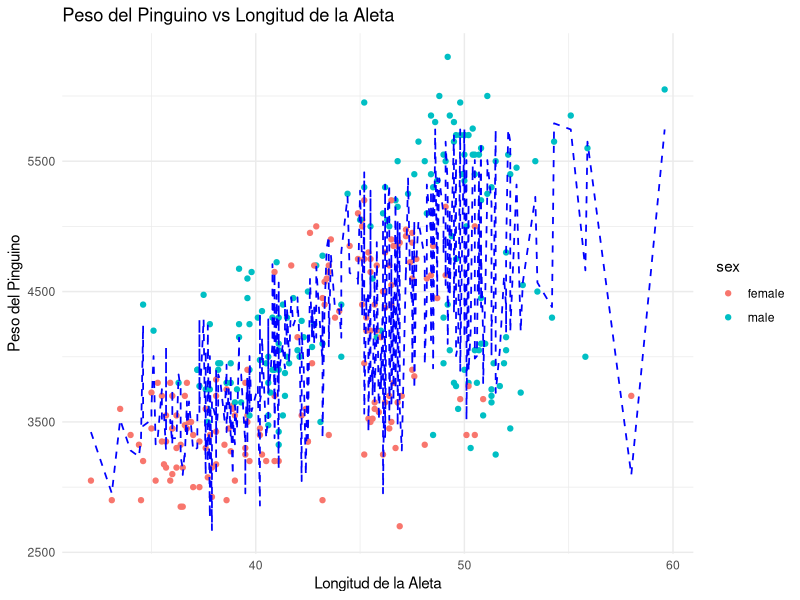
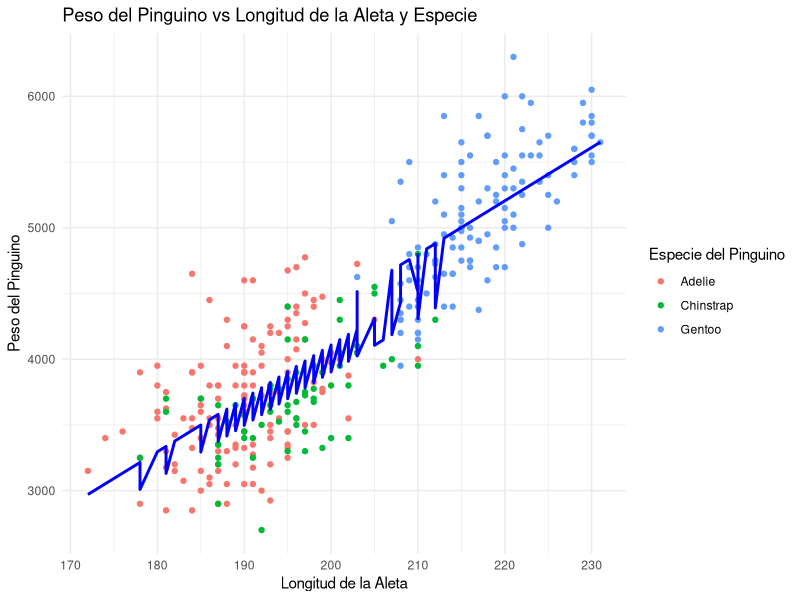
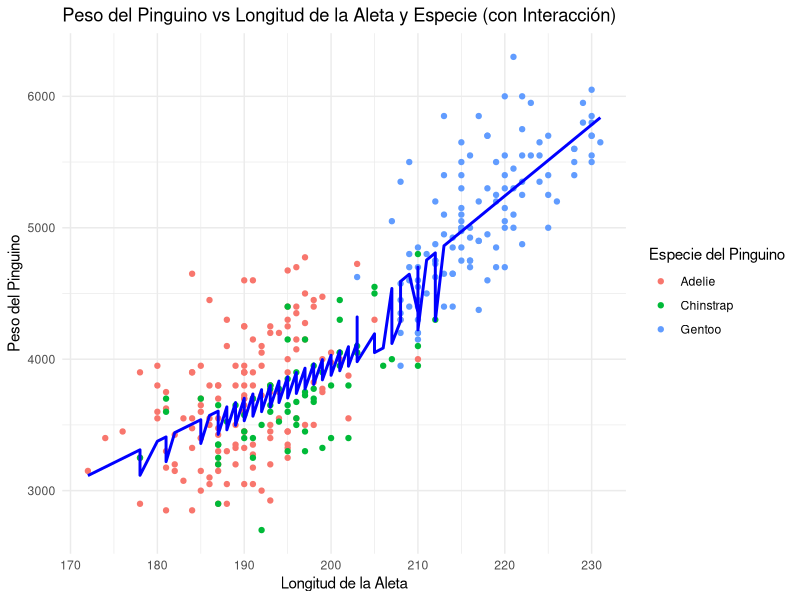

R code for these plots, in order:
require(palmerpenguins)
penguins <- na.omit(penguins)

#1
#a
"peso_est = A + B*flipper_length_mm + C*sex. Donde penguins$sex es de tipo factor"

#b
modelo_1 <- lm(body_mass_g ~ flipper_length_mm + sex, data = penguins)
coeficientes_1 <- coef(modelo_1)
print(coeficientes_1)

predicciones_1 <- predict(modelo_1, newdata = penguins)
error_1 <- sqrt(mean((penguins$body_mass_g - predicciones_1)^2))

#c
require(ggplot2)
ggplot(penguins, aes(x = bill_length_mm, y = body_mass_g, color = sex)) +
  geom_point(size = 1.5) +
  geom_line(aes(y = predicciones_1), color = "blue", size = 0.6, linetype = "dashed") +
  labs(x = "Longitud de la Aleta", y = "Peso del Pinguino") +
  ggtitle("Peso del Pinguino vs Longitud de la Aleta") +
  theme_minimal()

#d
"Como el coeficiente generado para el sexo, esta hecho en base a que (male,female)=(1,0) y
es positivo, cuando el pinguino es macho suma aquel coeficiente y cuando es hembra suma 0.
Diciendo que aquel coeficiente es la diferencia entre el peso de un macho y una hembra, que
es de 348g"

#2
#a
"peso_est = A + B*largo_aleta + C*especie 
Obs, Al incluir species como una variable en el modelo lineal, R automáticamente realiza 
una codificación dummy (también conocida como one-hot encoding) para esta variable. 
En este proceso, las diferentes categorías de la variable species se convierten en 
variables dummy binarias. Si hay k especies diferentes, habrá k−1 variables dummy.

Por ejemplo, si hay tres especies de pingüinos (A, B y C), habrá dos variables dummy: 
speciesB y speciesC. Estas variables tomarán valores de 1 o 0, indicando si un pingüino 
pertenece a la especie B o C, respectivamente. Si ambas variables dummy son 0, se deduce que 
el pingüino es de la especie A, ya que en un modelo con k categorías, solo se necesitan 
k−1 variables dummy para representar todas las categorías.

Entonces tenemos 2 variables dummy binarias, resultando nuestra ecuacion en:

peso_est = B0 + B1*long_aleta + B2*especie_chinstrap + B3*especie_gentoo"

#b
"La diferencia entre este modelo y el del ej 1, es que tomamos la especie como variable
predictora en lugar del sexo, la cual varia en 3 tipos en vez de 2 con el sexo."

#c
modelo_2 <- lm(body_mass_g ~ flipper_length_mm + species, data = penguins)
coeficientes_2 <- coef(modelo_2)
print(coeficientes_2)

predicciones_2 <- predict(modelo_2, newdata = penguins)
error_2 <- sqrt(mean((penguins$body_mass_g - predicciones_2)^2))

#d
ggplot(penguins, aes(x = flipper_length_mm, y = body_mass_g, color = species)) +
  geom_point() +
  geom_line(aes(y = predicciones_2), color = "blue", size = 1) +
  labs(x = "Longitud de la Aleta", y = "Peso del Pinguino", color = "Especie del Pinguino") +
  ggtitle("Peso del Pinguino vs Longitud de la Aleta y Especie") +
  theme_minimal()

#3
#a
"Podriamos iniciar pensando una ecuacion del siguiente estilo:

peso_est = A + B*long_aleta + C*especie + D*long_aleta*especie

Sin embargo como hablamos antes, R realiza una codificacion dummy. Entonces tenemos
k-1=3-1=2 variables dummy, en este caso Chinstrap y Gentoo.
Por lo tanto nuestra ecuacion seria con 6 variables:

peso_est = B0 + B1*long_aleta + B2*especie_chinstrap + B3*especie_gentoo 
          + B4*(long_aleta*especie_chinstrap) + B5*(long_aleta*especie_gentoo)

Al ser variables dummy binarias, cuando trabajemos con un pinguino chinstrap, tendremos:
especie_chinstrap = 1, especie_gentoo = 0
Para geento al revez y para Adelie ambas seran 0 cancelando los terminos correspondientes.
"

#b
"En este modelo seguimos prediciendo el peso en funcion de la longitud de la aleta y
la especie, pero tenemos una tercera variable predictora, la interaccion entre las mismas"

#c
modelo_3 <- lm(body_mass_g ~ flipper_length_mm * species, data = penguins)
coeficientes_3 <- coef(modelo_3)
print(coeficientes_3)

predicciones_3 <- predict(modelo_3, newdata = penguins)
error_3 <- sqrt(mean((penguins$body_mass_g - predicciones_3)^2))

#d
ggplot(penguins, aes(x = flipper_length_mm, y = body_mass_g, color = species)) +
  geom_point() +
  geom_line(aes(y = predicciones_3), color = "blue", size = 1) +
  labs(x = "Longitud de la Aleta", y = "Peso del Pinguino", color = "Especie del Pinguino") +
  ggtitle("Peso del Pinguino vs Longitud de la Aleta y Especie (con Interacción)") +
  theme_minimal()

#e
"Tenemos,

peso_est_adelie = B0 + B1*long_aleta + B2*especie_chinstrap + B3*especie_gentoo 
                  + B4*(long_aleta*especie_chinstrap) + B5*(long_aleta*especie_gentoo)
peso_est_adelie = B0 + B1*long_aleta + B2*0 + B3*0 + B4*(long_aleta*0) + B5*(long_aleta*0)
peso_est_adelie = B0 + B1*long_aleta

puesto que los pinguinos Adelie tenemos nuestros dummy = 0. Luego,

peso_est_gentoo = B0 + B1*long_aleta + B2*0 + B3*1 + B4*(long_aleta*0) + B5*(long_aleta*1)
peso_est_gentoo = B0 + B1*long_aleta + B3 + B5*long_aleta


Finalmente,

peso_est_gentoo - peso_est_adelie
B0 + B1*long_aleta + B3 + B5*long_aleta - (B0 + B1*long_aleta)
B3 + B5*long_aleta

Tendran una diferencia de peso de (B3 + B5*long_aleta)"

#4
#a
set.seed(123)

total_filas <- nrow(penguins)

num_filas_entrenamiento <- round(0.8 * total_filas)

indices_entrenamiento <- sample(1:total_filas, num_filas_entrenamiento, replace = FALSE)

datos_entrenamiento <- penguins[indices_entrenamiento, ]
datos_prueba <- penguins[-indices_entrenamiento, ]

#b,c,d
resultados <- data.frame(Variables = character(0), ErrorAjusteEntrenamiento = numeric(0), ErrorPrediccionPrueba = numeric(0))

for (num_variables in 1:6) {
  # Seleccionar las primeras 'num_variables' variables predictoras
  predictoras <- c("flipper_length_mm", "bill_length_mm", "bill_depth_mm", "sex", "species", "year")[1:num_variables]
  
  # Crear la fórmula para el modelo
  formula <- paste("body_mass_g ~", paste(predictoras, collapse = "+"))
  
  # Ajustar el modelo en el grupo de entrenamiento
  modelo <- lm(formula, data = datos_entrenamiento)
  
  # Calcular el error de ajuste en el grupo de entrenamiento
  error_ajuste <- sqrt(mean((datos_entrenamiento$body_mass_g - predict(modelo, datos_entrenamiento))^2))
  
  # Calcular el error de predicción en el grupo de prueba
  error_prediccion <- sqrt(mean((datos_prueba$body_mass_g - predict(modelo, datos_prueba))^2))
  
  # Guardar los resultados en el dataframe
  resultados <- rbind(resultados, data.frame(Variables = paste(predictoras, collapse = ", "),
                                             ErrorAjusteEntrenamiento = error_ajuste,
                                             ErrorPrediccionPrueba = error_prediccion))
}

# Mostrar los resultados
print(resultados)

"A medida que agregamos variables predictoras a nuestro modelo, este se vuelve mas complejo.
Lo cual nos brinda mas flexibilidad para adaptarse a los datos de entrenamiento, por lo que
podriamos esperar que nuestro error disminuye.
Es asi el caso del modelo 6, el cual tiene 6 variables predictoras y es el que tuvo el menor 
error de ajuste.

Lo mismo podriamos decir del error de prediccion. Sin embargo, el modelo 5 fue el que tuvo menor
error de prediccion y este tiene 5 variables predictoras. Podriamos decir que complejizar el 
modelo no implica tener menor error de prediccion, sino que existe un equilibrio entre la
complejidad y el error.

En conclusion, basándonos en estos resultados, podríamos concluir que un modelo que incluye 
las variables flipper_length_mm, bill_length_mm, bill_depth_mm y sex (modelo 4) proporciona 
un buen equilibrio entre la capacidad de ajuste a los datos de entrenamiento y la capacidad 
de hacer predicciones precisas en nuevos datos (grupo de prueba). Agregar más variables no 
parece mejorar significativamente la capacidad predictiva del modelo y puede aumentar la 
complejidad del modelo sin un beneficio claro en términos de precisión de la predicción."
